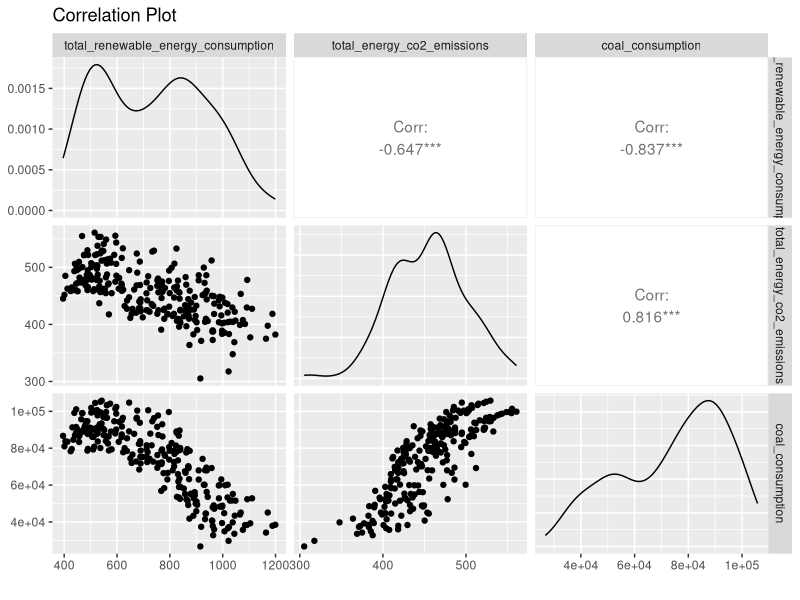
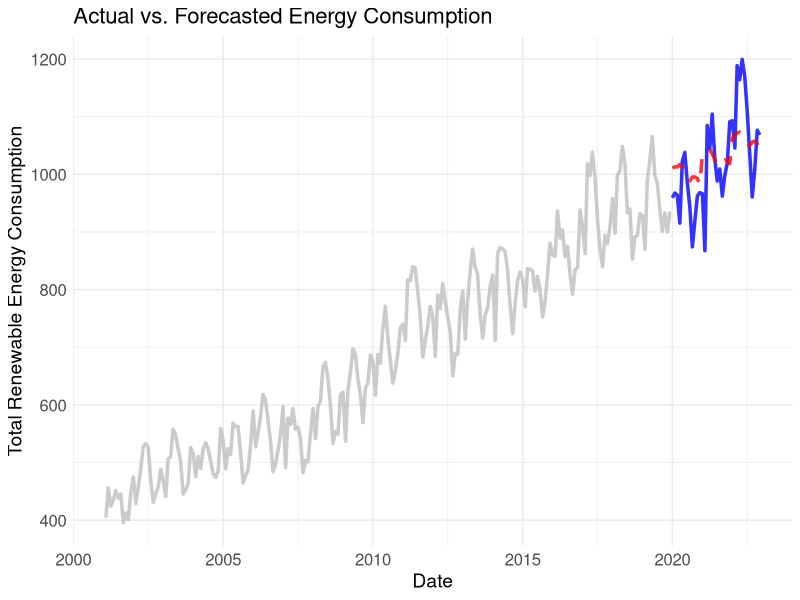
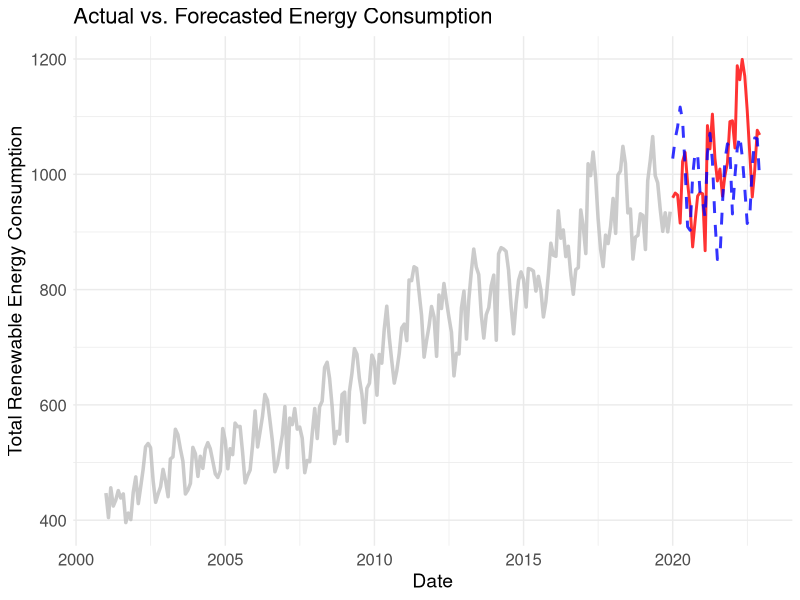
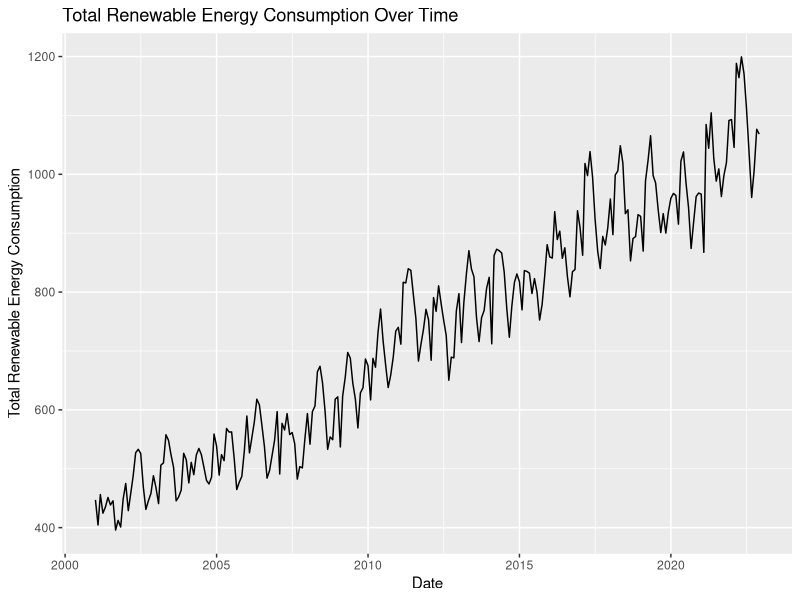
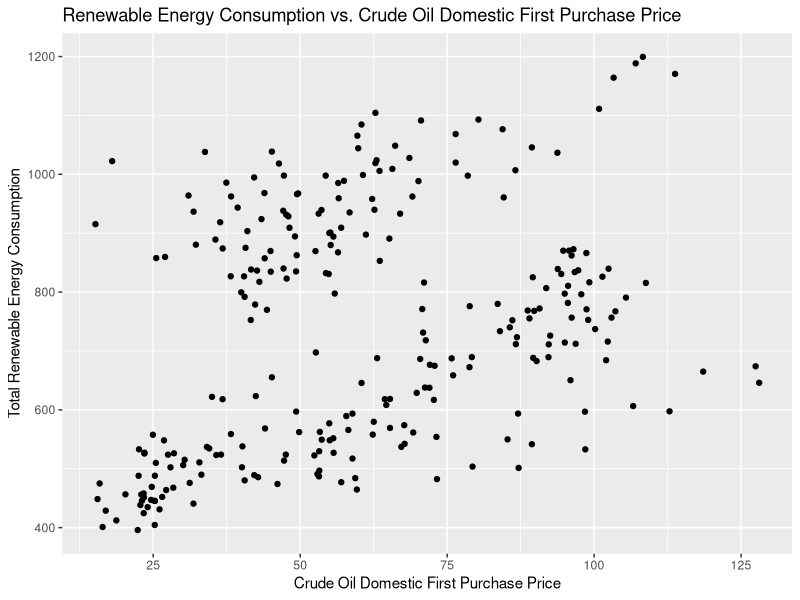
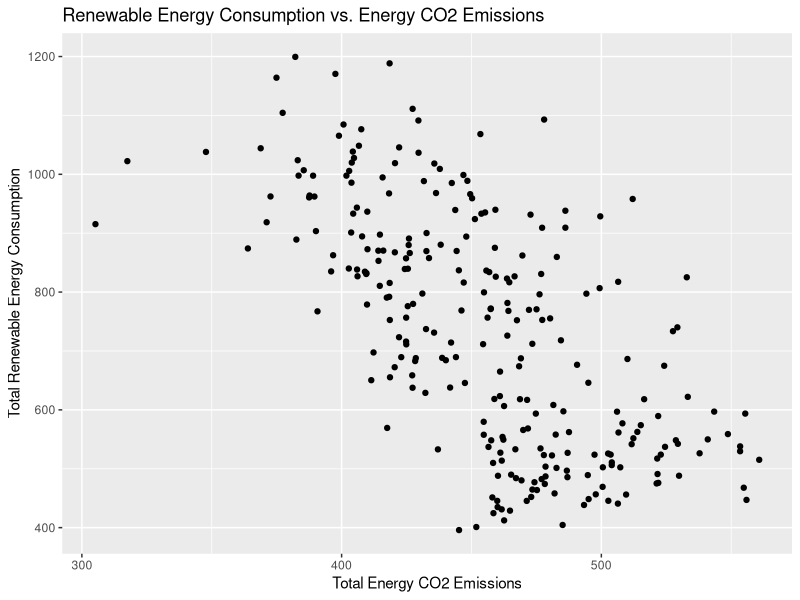
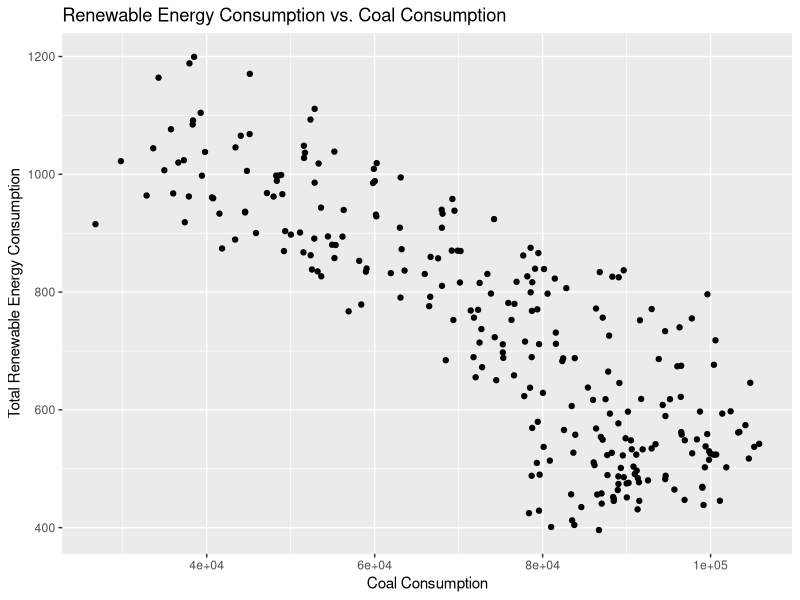
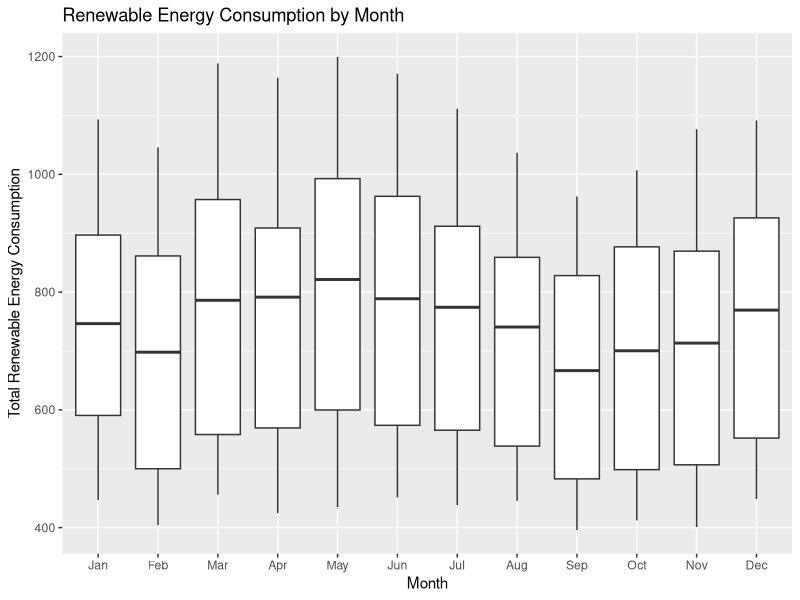

R code for these plots, in order:
## ---- chunk 1
# Load the required libraries
library(tidyverse)
library(lubridate)
library(ggplot2)
library(forecast)
library(lmtest)
## ---- chunk 2
library(GGally)

#Read the data
data = read.csv('final_dataset1.csv')

# Convert the date column to a proper date format
data$date <- mdy(data$date)

data = data[data$date > '2001-01-01',]

# Extract month and year as separate features
data$month <- month(data$date)
data$year <- year(data$date)
x = data[,c('total_renewable_energy_consumption', 'total_energy_co2_emissions','coal_consumption')]
ggpairs(x, xlab="",title = "Correlation Plot")

# Split the data into training and testing sets
test_start_date <- ymd("2020-01-01")  # Adjust the start date of the test data
train_data <- data[data$date < test_start_date, ]
test_data <- data[data$date >= test_start_date, ]

# Build the multivariate regression model
model <- lm(total_renewable_energy_consumption ~ crude_oil_domestic_first_purchase_price + coal_consumption + total_energy_co2_emissions + month + year, data = train_data)

# Print the model summary
summary(model)

# Predict on the test data
predictions <- predict(model, newdata = test_data)

# Evaluate the model
mse <- mean((predictions - test_data$total_renewable_energy_consumption)^2)
rmse <- sqrt(mse)
r_squared <- summary(model)$r.squared

cat("Root Mean Squared Error (RMSE):", rmse, "\n")
cat("R-squared:", r_squared, "\n")

# Plot forecasts with actual testing data
ggplot() +
  geom_line(data = train_data, aes(x = date, y = total_renewable_energy_consumption), color = "gray", linetype = "solid", size = 1.2, alpha = 0.8) +
  geom_line(data = test_data, aes(x = date, y = total_renewable_energy_consumption), color = "blue", linetype = "solid", size = 1.2, alpha = 0.8) +
  geom_line(data = test_data, aes(x = date, y = predictions), color = "red", linetype = "dashed", size = 1.2, alpha = 0.8) +
  labs(x = "Date", y = "Total Renewable Energy Consumption", title = "Actual vs. Forecasted Energy Consumption") +
  theme_minimal() +
  theme(plot.title = element_text(size = 16),
        axis.title = element_text(size = 14),
        axis.text = element_text(size = 12),
        legend.title = element_blank(),
        legend.text = element_text(size = 12))
## ---- chunk 3
#Read the data
data = read.csv('final_dataset1.csv', header = T)
data = data[337:600, ]
# Convert the date column to a proper date format
data$date <- mdy(data$date)


# Split the data into training and testing sets
test_start_date <- ymd("2020-01-01")  # Adjust the start date of the test data
train_data <- data[data$date < test_start_date, ]
test_data <- data[data$date >= test_start_date, ]

# Build the multivariate regression model
model <- lm(total_renewable_energy_consumption ~ coal_consumption + total_energy_co2_emissions, data = train_data)

# Print the model summary
summary(model)

# Predict on the test data
predictions <- predict(model, newdata = test_data)

# Evaluate the model
mse <- mean((predictions - test_data$total_renewable_energy_consumption)^2)
mape <- mean(abs((predictions - test_data$total_renewable_energy_consumption)/test_data$total_renewable_energy_consumption))
rmse <- sqrt(mse)
r_squared <- summary(model)$r.squared
mae <- mean(abs((predictions - test_data$total_renewable_energy_consumption)))

cat("Root Mean Squared Error (RMSE):", rmse, "\n")
cat("MAPE:", mape, "\n")
cat("R-squared:", r_squared, "\n")

# Plot forecasts with actual testing data
ggplot() +
  geom_line(data = train_data, aes(x = date, y = total_renewable_energy_consumption), color = "gray", linetype = "solid", size = 1.2, alpha = 0.8) +
  geom_line(data = test_data, aes(x = date, y = total_renewable_energy_consumption), color = "red", linetype = "solid", size = 1, alpha = 0.8) +
  geom_line(data = test_data, aes(x = date, y = predictions), color = "blue", linetype = "dashed", size = 1, alpha = 0.8) +
  labs(x = "Date", y = "Total Renewable Energy Consumption", title = "Actual vs. Forecasted Energy Consumption") +
  theme_minimal() +
  theme(plot.title = element_text(size = 16),
        axis.title = element_text(size = 14),
        axis.text = element_text(size = 12),
        legend.text = element_text(size = 12))

## ---- chunk 4
# Line plot of total renewable energy consumption over time
ggplot(data, aes(x = date, y = total_renewable_energy_consumption)) +
  geom_line() +
  labs(x = "Date", y = "Total Renewable Energy Consumption", title = "Total Renewable Energy Consumption Over Time")

# Scatter plot of renewable energy consumption vs. crude oil domestic first purchase price
ggplot(data, aes(x = crude_oil_domestic_first_purchase_price, y = total_renewable_energy_consumption)) +
  geom_point() +
  labs(x = "Crude Oil Domestic First Purchase Price", y = "Total Renewable Energy Consumption", title = "Renewable Energy Consumption vs. Crude Oil Domestic First Purchase Price")

# Scatter plot of renewable energy consumption vs. crude oil domestic first purchase price
ggplot(data, aes(x = total_energy_co2_emissions, y = total_renewable_energy_consumption)) +
  geom_point() +
  labs(x = "Total Energy CO2 Emissions", y = "Total Renewable Energy Consumption", title = "Renewable Energy Consumption vs. Energy CO2 Emissions")

# Scatter plot of renewable energy consumption vs. coal consumption
ggplot(data, aes(x = coal_consumption, y = total_renewable_energy_consumption)) +
  geom_point() +
  labs(x = "Coal Consumption", y = "Total Renewable Energy Consumption", title = "Renewable Energy Consumption vs. Coal Consumption")

# Boxplot of renewable energy consumption by month
ggplot(data, aes(x = factor(month(date), labels = month.abb), y = total_renewable_energy_consumption)) +
  geom_boxplot() +
  labs(x = "Month", y = "Total Renewable Energy Consumption", title = "Renewable Energy Consumption by Month")
## ---- chunk 5
# 1. Check linearity assumption - Residuals vs. Fitted plot
residuals_vs_fitted <- ggplot(model, aes(.fitted, .resid)) +
  geom_point() +
  geom_hline(yintercept = 0, linetype = "dashed", color = "red") +
  labs(x = "Fitted Values", y = "Residuals", title = "Residuals vs. Fitted Values")

# 2. Check independence assumption - Durbin-Watson test
dw_test <- dwtest(model)

# 3. Check normality assumption - Normal Q-Q plot of residuals
qq_plot <- ggplot(model, aes(sample = resid)) +
  stat_qq() +
  stat_qq_line() +
  labs(x = "Theoretical Quantiles", y = "Sample Quantiles", title = "Normal Q-Q Plot of Residuals")

# 4. Check homoscedasticity assumption - Residuals vs. Fitted plot with a smooth line
residuals_vs_fitted_smooth <- ggplot(model, aes(.fitted, .resid)) +
  geom_point() +
  geom_smooth(se = FALSE) +
  geom_hline(yintercept = 0, linetype = "dashed", color = "red") +
  labs(x = "Fitted Values", y = "Residuals", title = "Residuals vs. Fitted Values (with Smooth Line)")

# Print the results
print(residuals_vs_fitted)
print(dw_test)
print(residuals_vs_fitted_smooth)
